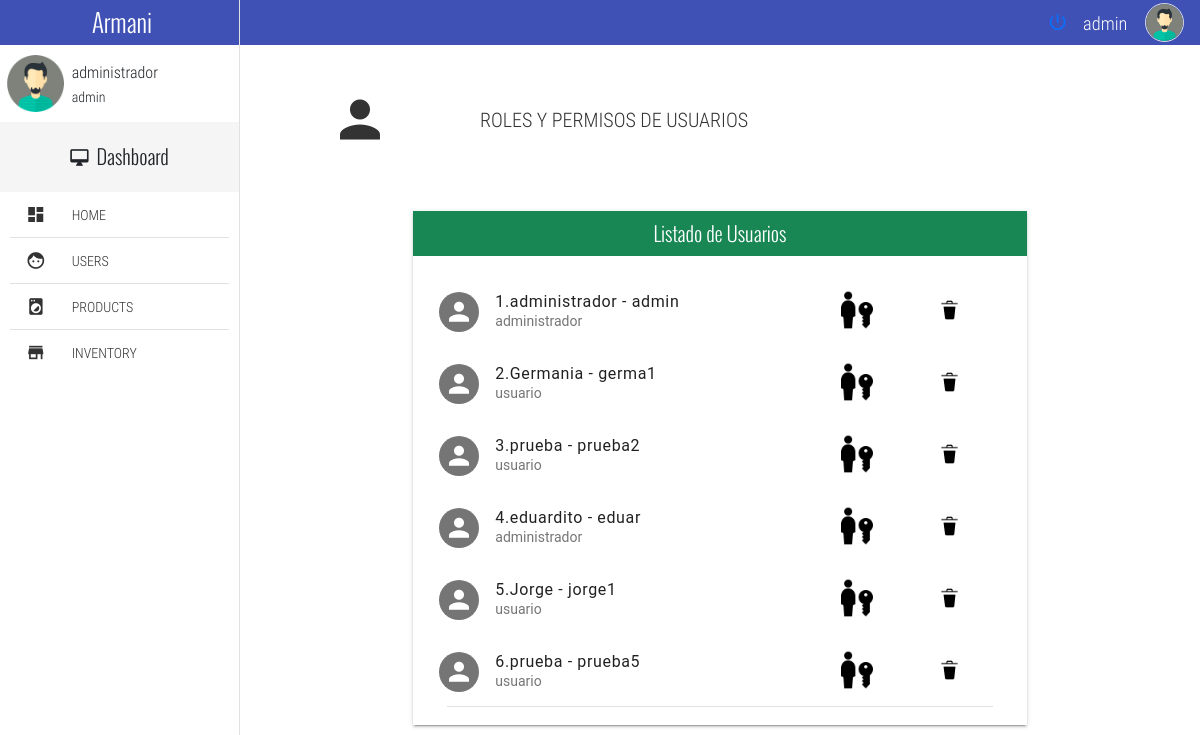
The app's page /adminpage/ (signed in), older data.
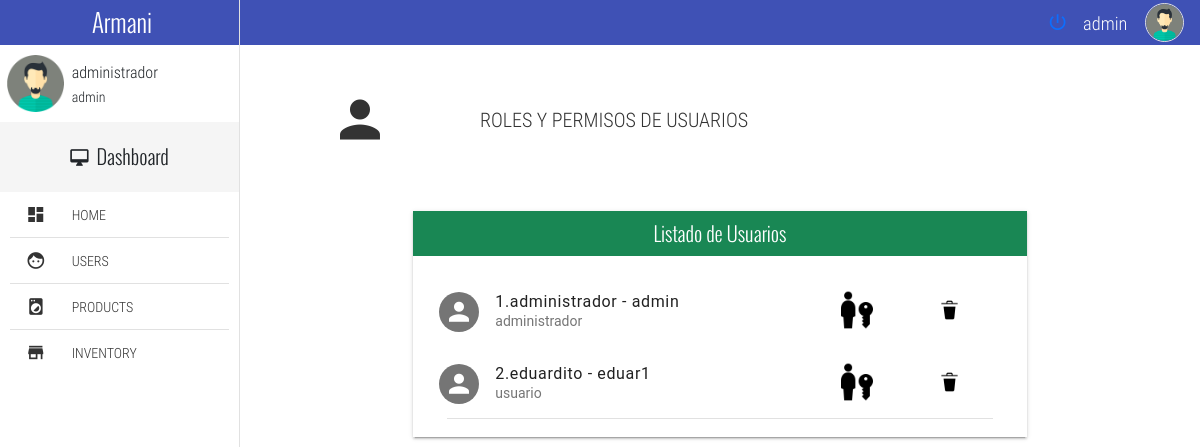
The same page, newer data.
### tables this page shows
CREATE TABLE usuarios (usuario STRING PRIMARY KEY NOT NULL, nombre STRING NOT NULL, clave STRING NOT NULL, tipousuario STRING NOT NULL, balance REAL NOT NULL, listadeseo STRING, carrito STRING);

### views.py (the view)
@main.route( '/adminpage/', methods = ['GET','POST'])
@login_required
def gestionusuario():
    db = get_db()
    try:
        consulta = db.execute('select * from usuarios').fetchall()
        db.commit()
    except Exception as e:
        print('Exception: {}'.format(e))
    close_db()
    return render_template('admin.html', usuarios = consulta)

### db.py (called while the page is built)
def get_db():
    try:
        if 'db' not in g:
            g.db=sqlite3.connect('proyectoecommerce.db')
            print('conectada')
            return g.db
    except Error:
        print(Error)

### views.py (called while the page is built)
def login_required(view):
    @functools.wraps(view)
    def wraped_view(**kwargs):
        if 'usuario' not in session:
            return redirect(url_for('main.login'))
        return view(**kwargs)
    return wraped_view

### templates/admin.html
{% extends 'baseadmin.html' %}
{% block cuerpo %}
	<section class="full-width pageContent">
		<section class="full-width header-well">
			<div class="full-width header-well-icon">
				<i class="zmdi zmdi-account"></i>
			</div>
			<div class="full-width text center header-well-text">
				<p class="text-condensedLight">
					ROLES Y PERMISOS DE USUARIOS
				</p>
			</div>
		</section>
			<div class="mdl-tabs__panel" id="tabListAdmin">
				<div class="mdl-grid">
					<div class="mdl-cell mdl-cell--4-col-phone mdl-cell--8-col-tablet mdl-cell--8-col-desktop mdl-cell--2-offset-desktop">
						<div class="full-width panel mdl-shadow--2dp">
							<div class="full-width panel-tittle bg-success text-center tittles">
								Listado de Usuarios
							</div>
							<div class="full-width panel-content">
								<div class="mdl-list">
									{% for usuario in usuarios %}
									<div class="mdl-list__item mdl-list__item--two-line">
										<span class="mdl-list__item-primary-content">
											<i class="zmdi zmdi-account mdl-list__item-avatar"></i>
											<span>{{ loop.index }}.{{ usuario[1] }} - {{ usuario[0] }}</span>
											<span class="mdl-list__item-sub-title">{{ usuario[3] }}</span>
										</span>
										<a class="mdl-list__item-secondary-action" href="{{url_for('main.modificarpermiso',type=usuario[0], variable =usuario[3] )}}" class="btn btn-secondary"><img class = "img-fluid" style= "width:40%;" src= "{{ url_for('static', filename='img/derusuario.png') }}" title = "Actualizar Permiso"></a>
										<a class="mdl-list__item-secondary-action" href="{{url_for('main.borrarusuario',variable=usuario[0])}}" class="btn btn-secondary"><img class = "img-fluid" style= "width:40%;" src= "{{ url_for('static', filename='img/icodelete.png') }}" title = "Borrar Usuario"></a>
									</div>
									{% endfor %}
									<li class="full-width divider-menu-h"></li>
								</div>
							</div>
						</div>
					</div>
				</div>
		</div>
	</section>
</body>
</html>
{% endblock %}

### templates/baseadmin.html (shortened to what this page needs)
<!DOCTYPE html>
<html>
<head>
	<link rel="stylesheet" href="{{ url_for('static', filename='css/normalize.css') }}"/>
	<link rel="stylesheet" href="{{ url_for('static', filename='css/material.min.css') }}"/>
	<link rel="stylesheet" href="{{ url_for('static', filename='css/material-design-iconic-font.min.css') }}"/>
	<link rel="stylesheet" href="{{ url_for('static', filename='css/jquery.mCustomScrollbar.css') }}"/>
	<link rel="stylesheet" href="{{ url_for('static', filename='css/main.css') }}"/>
	<link href="https://cdn.jsdelivr.net/npm/bootstrap@5.1.2/dist/css/bootstrap.min.css" rel="stylesheet">
</head>
<body>
	<div class="full-width navBar">
		<div class="full-width navBar-options">
			<nav class="navBar-options-list">
				<ul class="list-unstyle">
					<a href="{{url_for('main.logout')}}" style="text-decoration: none;"><li class="btn-exit" id="btn-exit">
						<i class="zmdi zmdi-power"></i>
					</li></a>
					<li class="text-condensedLight noLink" ><small>{{ session['usuario'] }}</small></li>
					<li class="noLink">
						<figure>
							<img src="{{ url_for('static', filename='img/avatar-male.png') }}" class="img-fluid" alt="...">
						</figure>
					</li>
				</ul>
			</nav>
		</div>
	</div>
	<section class="full-width navLateral">
		<div class="full-width navLateral-bg btn-menu"></div>
		<div class="full-width navLateral-body">
			<div class="full-width navLateral-body-logo text-center tittles">
				 Armani
			</div>
			<figure class="full-width" style="height: 77px;">
				<div class="navLateral-body-cl">
					<img src="{{ url_for('static', filename='img/avatar-male.png') }}" class="img-fluid" alt="...">
				</div>
				<figcaption class="navLateral-body-cr hide-on-tablet">
					<span>
						{{ session['nombre'] }}<br>
						<small>{{ session['usuario'] }}</small>
					</span>
				</figcaption>
			</figure>
			<div class="full-width tittles navLateral-body-tittle-menu">
				<i class="zmdi zmdi-desktop-mac"></i><span class="hide-on-tablet">&nbsp; Dashboard</span>
			</div>
			<nav class="full-width">
				<ul class="full-width list-unstyle menu-principal">
					<li class="full-width">
						<a href="{{url_for('main.home')}}" class="full-width">
							<div class="navLateral-body-cl">
								<i class="zmdi zmdi-view-dashboard"></i>
							</div>
							<div class="navLateral-body-cr hide-on-tablet">
								HOME
							</div>
						</a>
					</li>
					<li class="full-width divider-menu-h"></li>
					<li class="full-width">
						<a href="{{url_for('main.gestionusuario')}}" class="full-width btn-subMenu">
							<div class="navLateral-body-cl">
								<i class="zmdi zmdi-face"></i>
							</div>
							<div class="navLateral-body-cr hide-on-tablet">
								USERS
							</div>
						</a>
					</li>
					<li class="full-width divider-menu-h"></li>
					<li class="full-width">
						<a href="{{url_for('main.gestionproducto')}}" class="full-width">
							<div class="navLateral-body-cl">
								<i class="zmdi zmdi-washing-machine"></i>
							</div>
							<div class="navLateral-body-cr hide-on-tablet">
								PRODUCTS
							</div>
						</a>
					</li>
					<li class="full-width divider-menu-h"></li>
					<li class="full-width">
						<a href="{{url_for('main.inventory')}}" class="full-width">
							<div class="navLateral-body-cl">
								<i class="zmdi zmdi-store"></i>
							</div>
							<div class="navLateral-body-cr hide-on-tablet">
								INVENTORY
							</div>
						</a>
					</li>
				</ul>
			</nav>
		</div>
	</section>
    {% block cuerpo %} {% endblock %}

### static/css/main.css (style rules this page uses)
html, body { width: 100%; height: 100%; margin: 0; padding: 0; font-size: 16px; font-family: "RobotoRegular"; position: relative; background-color: #fff; }
.text-condensedLight { font-family: "RobotoCondensedLight"; }
.text-center { text-align: center; }
.tittles { font-family: "OswaldLight"; }
.full-width { margin: 0; padding: 0; width: 100%; box-sizing: border-box; }
.list-unstyle { margin: 0; padding: 0; list-style: none; box-sizing: border-box; }
.divider-menu-h { height: 0 !important; border-top: 1px solid #E1E1E1; width: 92% !important; margin: 0 auto !important; }
.mdl-list__item-avatar { line-height: 40px; text-align: center; font-size: 30px; }
.panel { height: auto; }
.panel-tittle { height: 45px; display: block; line-height: 45px; color: #fff; font-size: 20px; }
.panel-content { display: block; padding: 10px; }
.header-well, .header-well-icon, .header-well-text { min-height: 150px; height: auto; }
.header-well { position: relative; }
.header-well-icon, .header-well-text { position: absolute; top: 0; color: #333; }
.header-well-icon { left: 0; width: 25%; }
.header-well-icon i, .header-well-text p { position: absolute; top: 50%; display: block; width: 100%; transform: translateY(-50%); }
.header-well-icon i { text-align: center; font-size: 60px; }
.header-well-text { right: 0; width: 75%; }
.header-well-text p { font-size: 20px; margin: 0; padding: 0; }
.bg-success { background-color: #3f903f !important; }
.navBar { background-color: #3F51B5; height: 45px; position: absolute; top: 0; left: 0; z-index: 79; color: #fff; }
.navBar-options { line-height: 45px; height: 45px; position: absolute; width: 80%; top: 0; right: 0; padding: 0; transition: all .3s ease-in-out; }
.navBar-options .zmdi-more-vert, .navBar-options-list { line-height: 45px; position: absolute; top: 0; height: 45px; margin: 0; padding: 0; }
.navBar-options-list { right: 9px; }
.navBar-options-list .noLink { cursor: inherit !important; }
.navBar-options-list ul { height: 45px; }
.navBar-options-list ul li { height: 45px; line-height: 45px; cursor: pointer; display: inline-block; padding: 0 7px; font-size: 21px; -moz-user-select: none; -webkit-user-select: none; -ms-user-select: none; }
.navBar-options-list ul li { outline: none; }
.navBar-options-list ul li figure, .navBar-options-list ul li figure img { margin: 0; padding: 0; padding-top: 0; margin-top: 0; box-sizing: border-box; }
.navBar-options-list ul li figure { height: 45px; }
.navBar-options-list ul li figure img { border: 1px solid #E1E1E1; border-radius: 50%; width: 39px; height: 39px; margin-bottom: 3px; }
.navLateral, .pageContent, .navLateral-body, .navLateral-bg { position: absolute; top: 0; height: 100%; }
.navLateral { left: 0; width: 20%; z-index: 80; border-right: 1px solid #E1E1E1; transition: all .3s ease-in-out; }
.navLateral-body { background-color: #fff; z-index: 82; left: 0; padding-bottom: 30px; }
.navLateral-body-logo { height: 45px; line-height: 45px; color: #fff; width: 100%; font-size: 25px; background-color: #3F51B5; }
.navLateral-body-cl, .navLateral-body-cr { box-sizing: border-box; height: 77px; float: left; margin: 0; padding: 0; position: relative; }
.navLateral-body-cl { width: 30%; }
.navLateral-body-cl img { width: 57px; height: 57px; margin: 0 auto; display: block; margin-top: 10px; }
.navLateral-body-cr { width: 70%; font-family: "RobotoCondensedLight"; }
.navLateral-body-cr span { position: absolute; top: 50%; left: 50%; transform: translate(-50%, -50%); display: block; width: 100%; }
.navLateral-body-tittle-menu { height: 70px; line-height: 70px; font-size:20px; background-color: #F5F5F5; text-align: center; }
.menu-principal li, .menu-principal li a { display: block; }
.menu-principal li a { height: 45px; color: #333; position: relative; transition: all .3s ease-in-out; }
.menu-principal li a div.navLateral-body-cl, .menu-principal li a div.navLateral-body-cr { height: 45px; line-height: 45px; }
.menu-principal li a div.navLateral-body-cl { text-align: center; font-size: 20px; }
.pageContent { padding-top: 45px; right: 0; width: 80%; z-index: 77; background-color: #fff; transition: all .3s ease-in-out; }

Row changes from the older to the newer data that the page shows:
removed usuarios: nombre "Germania", usuario "germa1", tipousuario "usuario"
removed usuarios: nombre "prueba", usuario "prueba2", tipousuario "usuario"
removed usuarios: nombre "eduardito", usuario "eduar", tipousuario "administrador"
removed usuarios: nombre "Jorge", usuario "jorge1", tipousuario "usuario"
removed usuarios: nombre "prueba", usuario "prueba5", tipousuario "usuario"
added usuarios: nombre "eduardito", usuario "eduar1", tipousuario "usuario"
